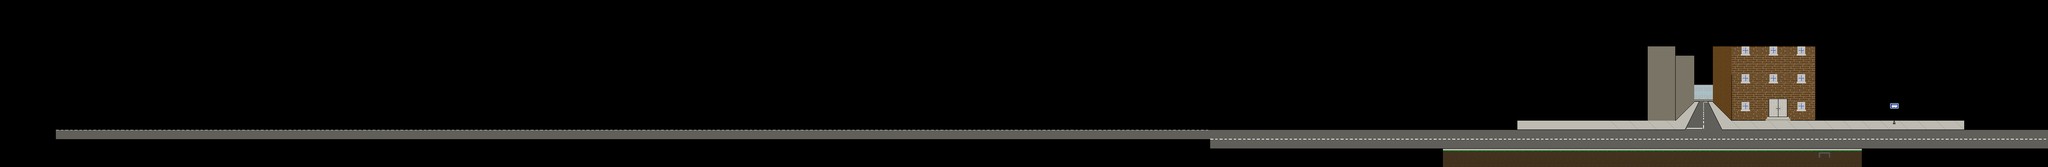

A level layout from a 2D game, rendered from its tile map. Below: a short description, then the map file with tile-grid data replaced by summaries:
An orthogonal 220x18 tile map with 24x24 px tiles, 5 tile layers (city_little_clouds, buildings, Street, signs, ...) and 60 objects (10x door, 5x info, sprite, airplane).

<map version="1.0" orientation="orthogonal" width="220" height="18" tilewidth="24" tileheight="24">
 <properties>
  <property name="blue" value="249" />
  <property name="floor" value="12" />
  <property name="green" value="154" />
  <property name="offset" value="3" />
  <property name="red" value="125" />
  <property name="soundtrack" value="greendale" />
  <property name="title" value="Greendale Exterior" />
 </properties>
 <tileset firstgid="1" name="city" tilewidth="24" tileheight="24">
  <image source="../images/tilesets/city.png" width="480" height="480" />
 </tileset>
 <layer name="city_little_clouds" width="220" height="18">
  <properties>
   <property name="parallax" value="0.25" />
  </properties>
  <data>[3960 cells, 5 non-empty, 4 distinct tile ids]</data>
 </layer>
 <layer name="buildings" width="220" height="18">
  <data>[3960 cells, 132 non-empty, 5 distinct tile ids]</data>
 </layer>
 <layer name="Street" width="220" height="18">
  <data>[3960 cells, 485 non-empty, 22 distinct tile ids]</data>
 </layer>
 <layer name="signs" width="220" height="18">
  <data>[3960 cells, 8 non-empty, 4 distinct tile ids]</data>
 </layer>
 <layer name="building details" width="220" height="18">
  <data>[3960 cells, 24 non-empty, 16 distinct tile ids]</data>
 </layer>
 <objectgroup color="#0007a4" name="nodes" width="220" height="18">
  <object name="main" type="door" x="4723" y="262" width="38" height="44">
   <properties>
    <property name="level" value="hallway" />
    <property name="to" value="hallway1" />
   </properties>
  </object>
  <object type="sprite" x="1214" y="166" width="53" height="53">
   <properties>
    <property name="animation" value="1-4,1" />
    <property name="height" value="28" />
    <property name="sheet" value="images/greendale-flag.png" />
    <property name="width" value="34" />
   </properties>
  </object>
  <object name="admin2" type="door" x="406" y="286" width="27" height="48">
   <properties>
    <property name="level" value="deans-office" />
    <property name="to" value="main" />
   </properties>
  </object>
  <object name="bushes_right" type="door" x="1080" y="288" width="24" height="48">
   <properties>
    <property name="level" value="baseball" />
    <property name="to" value="main" />
   </properties>
  </object>
  <object name="classHallway" type="door" x="2928" y="287" width="25" height="47">
   <properties>
    <property name="level" value="class-hallway" />
    <property name="to" value="main" />
   </properties>
  </object>
  <object name="borchert" type="door" x="3360" y="264" width="47" height="49">
   <properties>
    <property name="level" value="borchert-hallway" />
    <property name="to" value="main" />
   </properties>
  </object>
  <object name="admin1" type="door" x="335" y="286" width="25" height="48">
   <properties>
    <property name="level" value="admin-hallway" />
    <property name="to" value="main" />
   </properties>
  </object>
  <object name="dorm" type="door" x="4176" y="287" width="48" height="50">
   <properties>
    <property name="level" value="dorm-lobby" />
    <property name="to" value="main" />
   </properties>
  </object>
  <object type="info" x="1119" y="316" width="16" height="9">
   <properties>
    <property name="info" value="Luis Guzman" />
   </properties>
  </object>
  <object type="info" x="1515" y="292" width="16" height="40">
   <properties>
    <property name="info" value="No talking, the hats speak for themselves" />
   </properties>
  </object>
  <object type="info" x="77" y="316" width="60" height="18">
   <properties>
    <property name="info" value="Greendale Community College: You're Already Accepted" />
   </properties>
  </object>
  <object type="info" x="2521" y="289" width="46" height="47">
   <properties>
    <property name="info" value="contents under construction" />
   </properties>
  </object>
  <object name="admin3" type="door" x="672" y="288" width="25" height="49">
   <properties>
    <property name="level" value="gazette-office" />
    <property name="to" value="main" />
   </properties>
  </object>
  <object type="airplane" x="3768" y="72" width="168" height="24" />
  <object name="bushes" type="door" x="936" y="288" width="24" height="48">
   <properties>
    <property name="level" value="trampoline" />
    <property name="to" value="main" />
   </properties>
  </object>
  <object name="dean" type="door" x="5160" y="288" width="24" height="48" />
  <object type="info" x="5160" y="288" width="24" height="48">
   <properties>
    <property name="info" value="The door is locked from the outside." />
   </properties>
  </object>
 </objectgroup>
 <objectgroup color="#a40098" name="platform" width="220" height="18">
  <object x="226" y="240" width="37" height="15" />
  <object x="242" y="313" width="43" height="13" />
  <object x="304" y="145" width="505" height="11" />
  <object x="289" y="241" width="166" height="12" />
  <object x="648" y="241" width="166" height="13" />
  <object x="1010" y="313" width="44" height="13" />
  <object x="1201" y="313" width="44" height="12" />
  <object x="1121" y="275" width="13" height="26" />
  <object x="1374" y="278" width="35" height="12" />
  <object x="1657" y="183" width="380" height="17" />
  <object x="1778" y="135" width="188" height="14" />
  <object x="1753" y="145" width="20" height="11" />
  <object x="1969" y="145" width="21" height="11" />
  <object x="2050" y="240" width="37" height="14" />
  <object x="2164" y="312" width="42" height="13" />
  <object x="79" y="313" width="58" height="16" />
  <object x="4831" y="146" width="131" height="11" />
  <object x="4687" y="216" width="299" height="13" />
  <object x="5025" y="298" width="29" height="9" />
  <object x="848" y="297" width="29" height="9" />
  <object x="4492" y="265" width="19" height="13" />
  <object x="2499" y="257" width="91" height="13" />
  <object x="2497" y="121" width="344" height="21" />
  <object x="2977" y="314" width="46" height="14" />
  <object x="2791" y="313" width="35" height="13" />
  <object x="3264" y="233" width="430" height="12" />
  <object x="3175" y="312" width="34" height="13" />
  <object x="3335" y="313" width="97" height="10" />
  <object x="3274" y="144" width="412" height="11" />
  <object x="3871" y="313" width="34" height="14" />
  <object x="1775" y="312" width="193" height="10" />
  <object x="1466" y="312" width="44" height="10" />
  <object x="2702" y="97" width="43" height="11" />
  <object x="4764" y="28" width="24" height="8" />
  <object x="2471" y="228">
   <polygon points="0,0 -192,-53 -191,-43 0,10" />
  </object>
  <object x="2275" y="168">
   <polygon points="-4,3 33,-33 220,-33 220,-25 34,-25 5,3" />
  </object>
  <object x="3252" y="124">
   <polygon points="0,0 26,0 133,-30 133,-18 27,10 0,10" />
  </object>
  <object x="3385" y="80">
   <polygon points="0,0 96,-26 192,0 192,11 0,9" />
  </object>
  <object x="3709" y="124">
   <polygon points="0,0 -26,0 -133,-30 -133,-19 -26,8 0,8" />
  </object>
  <object x="5117" y="240" width="133" height="13" />
  <object x="4491" y="193" width="19" height="13" />
  <object x="4490" y="121" width="19" height="13" />
 </objectgroup>
 <objectgroup name="floor" width="220" height="18">
  <object x="1" y="331" width="5279" height="100" />
 </objectgroup>
</map>